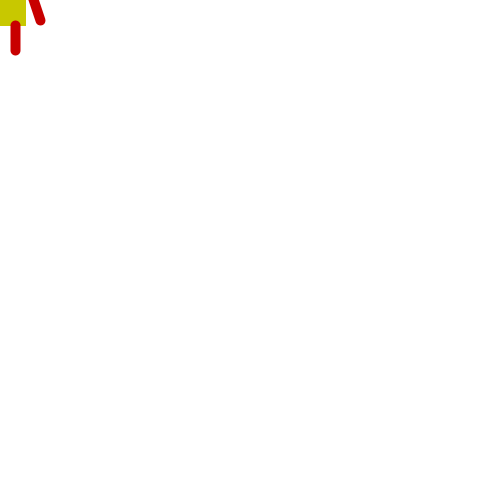
Frame 1 (no input)
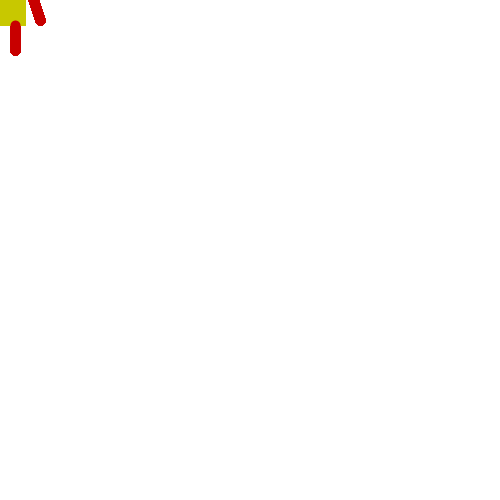
Frame 60 (the mouse pressed at the canvas centre just before this capture)
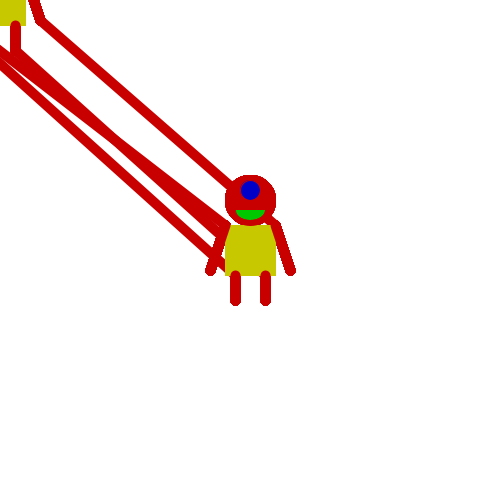
Frame 120 (the mouse held since frame 60 and released just before this capture)

The Processing sketch that drew these frames (run headless with seeded random() and noise(); from frame 60 on, the mouse is pressed at the canvas centre):

// Processing sketch: processing_84892
// ── processing_84892.pde

void setup() {
  size(500,500);
  background(255);
  frameRate(30);
}
void draw() {

 
  rectMode(CENTER);
  stroke(200,200,0);
  fill(200,200,0);
  rect(mouseX,mouseY,50,50);
stroke(200,0,0);
fill(200,0,0);
ellipse(mouseX,mouseY-50,50,50);


strokeWeight(10);

line(mouseX-15,mouseY+25,pmouseX-15,pmouseY+50);
line(mouseX+15,mouseY+25,pmouseX+15,pmouseY+50);
line(mouseX-25,mouseY-25,pmouseX-40,pmouseY+20);
line(mouseX+25,mouseY-25,pmouseX+40,pmouseY+20);
strokeWeight(1);
fill(0,0,200);
ellipse(mouseX,mouseY-60,20,20);
fill(0,200,0);
arc(mouseX,mouseY-40,30,20,0,PI);
print(" this is just a dream ");

}
void keyPressed() {
  background(255);
}
